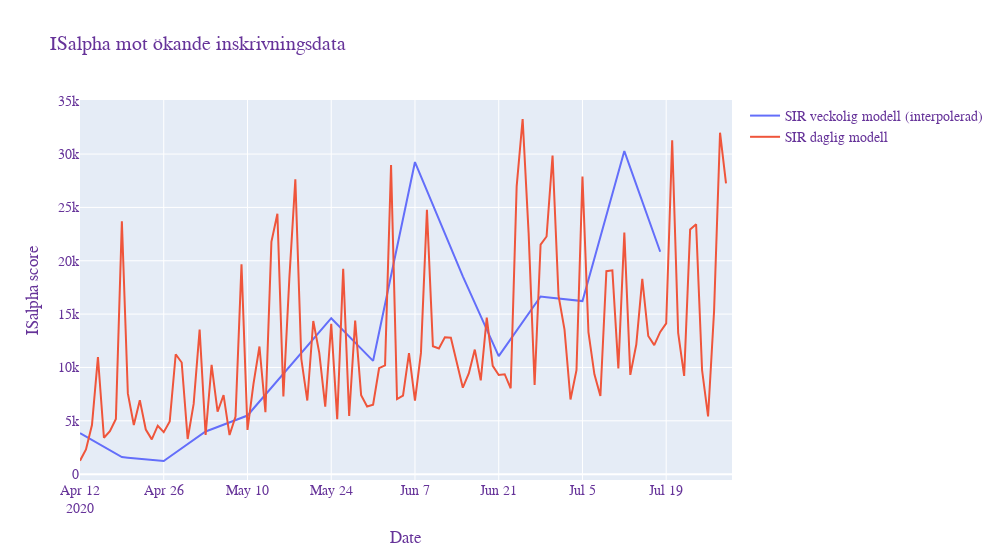
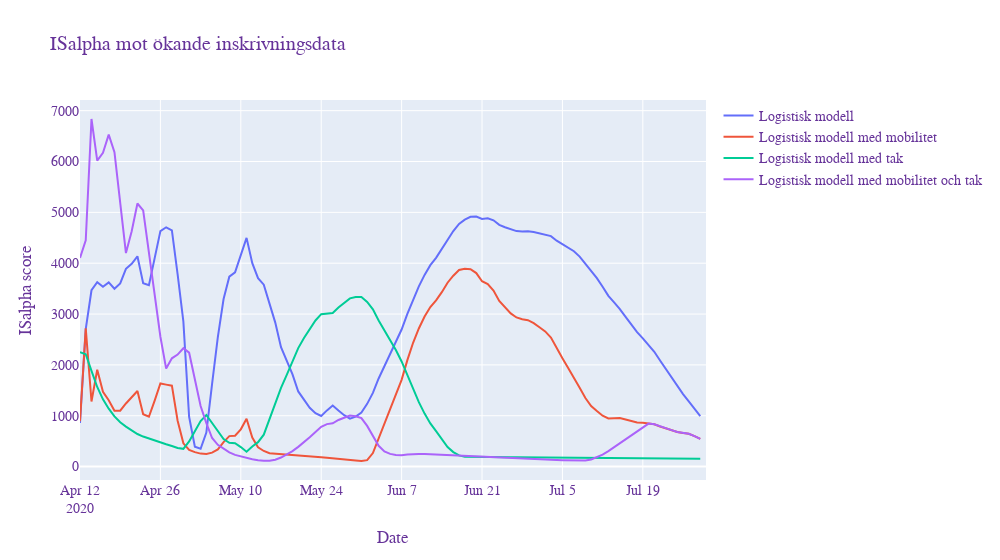

Here is the notebook cell these charts were saved with, in order:
### Code cell
#plotting of ISalpha data

ISalphafig1 = go.Figure()

#SIR ISalpha week to daily
ISalphafig1.add_trace(go.Scatter(x=pd.Series(pd.date_range(pd.to_datetime('2020-03-01')+timedelta(days=42), freq="D", periods=data_points_MAPE)), 
                    y=SIR_ISalpha_week2daily,
                    mode='lines',
                    name='SIR veckolig modell (interpolerad)'))

#SIR ISalpha daily
ISalphafig1.add_trace(go.Scatter(x=pd.Series(pd.date_range(pd.to_datetime('2020-03-01')+timedelta(days=42), freq="D", periods=data_points_MAPE)), 
                    y=ISalpha['ISalpha_SIR_daily'],
                    mode='lines',
                    name='SIR daglig modell'))



ISalphafig1.update_layout(
                    title='ISalpha mot ökande inskrivningsdata',
                    xaxis_title='Date',
                    yaxis_title='ISalpha score',
                    autosize=False,
                    width=1000,
                    xaxis_range=[pd.to_datetime('2020-03-01')+timedelta(days=42),pd.to_datetime('2020-03-01')+timedelta(days=42)+timedelta(days=data_points_MAPE)],
                    
                    font=dict(
                      family="Courier New, monospace",
                      size=14,
                      color="RebeccaPurple"
    )
) 
ISalphafig1.show()

ISalphafig2 = go.Figure()


#logistiska ISalpha
ISalphafig2.add_trace(go.Scatter(x=pd.Series(pd.date_range(pd.to_datetime('2020-03-01')+timedelta(days=42), freq="D", periods=data_points_MAPE)), 
                    y=ISalpha['ISalpha_logistiska'],
                    mode='lines',
                    name='Logistisk modell'))

#logistiska mobilitet ISalpha
ISalphafig2.add_trace(go.Scatter(x=pd.Series(pd.date_range(pd.to_datetime('2020-03-01')+timedelta(days=42), freq="D", periods=data_points_MAPE)), 
                    y=ISalpha['ISalpha_logistiska_mobilitet'],
                    mode='lines',
                    name='Logistisk modell med mobilitet'))

#logistiska tak ISalpha
ISalphafig2.add_trace(go.Scatter(x=pd.Series(pd.date_range(pd.to_datetime('2020-03-01')+timedelta(days=42), freq="D", periods=data_points_MAPE)), 
                    y=ISalpha['ISalpha_logistiska_tak'],
                    mode='lines',
                    name='Logistisk modell med tak'))

#logistiska mobilitet tak ISalpha
ISalphafig2.add_trace(go.Scatter(x=pd.Series(pd.date_range(pd.to_datetime('2020-03-01')+timedelta(days=42), freq="D", periods=data_points_MAPE)),
                    y=ISalpha['ISalpha_logistiska_mobilitet_tak'],
                    mode='lines',
                    name='Logistisk modell med mobilitet och tak'))

ISalphafig2.update_layout(
                    title='ISalpha mot ökande inskrivningsdata',
                    xaxis_title='Date',
                    yaxis_title='ISalpha score',
                    autosize=False,
                    width=1000,
                    xaxis_range=[pd.to_datetime('2020-03-01')+timedelta(days=42),pd.to_datetime('2020-03-01')+timedelta(days=42)+timedelta(days=data_points_MAPE)],
                    
                    font=dict(
                      family="Courier New, monospace",
                      size=14,
                      color="RebeccaPurple"
    )
) 
ISalphafig2.show()
